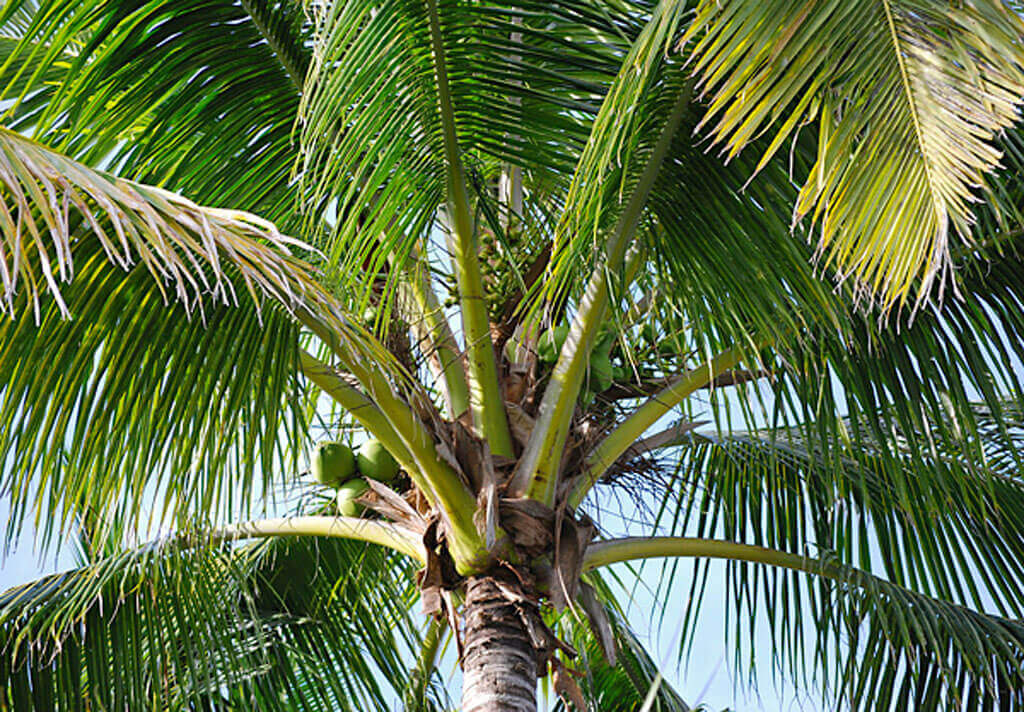
//> input picture imgs/2.1.png, 1024 x 712 px
$ ./dif2   (built with g++ and OpenCV 4)
//> lines starting //> are read from the running program, lines starting //| are printed output that depends on the picture
#include <opencv2/opencv.hpp>
#include <iostream>

int main() {
    // Carrega a primeira imagem (img1) a partir do arquivo especificado
    cv::Mat img1 = cv::imread("../imgs/2.1.png");
//> img1 is the input picture: 712 rows x 1024 cols, CV_8UC3; mean B, G, R 70.8, 113.9, 96.3

    // Carrega a segunda imagem (img2) a partir do arquivo especificado
    cv::Mat img2 = cv::imread("../imgs/2.3.png");
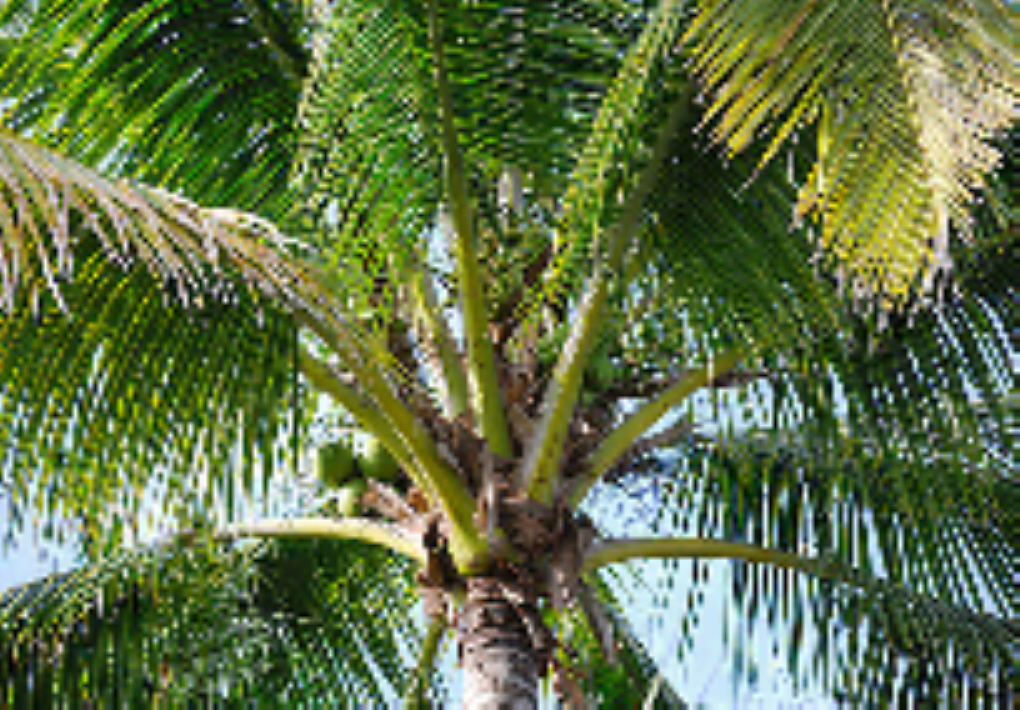
//> input picture imgs/2.3.png, 1020 x 710 px
//> img2 is the input picture: 710 rows x 1020 cols, CV_8UC3; mean B, G, R 70.6, 113.9, 96.4

    // Verifica se as imagens foram carregadas corretamente
    if (img1.empty() || img2.empty()) {
        std::cerr << "Erro ao carregar as imagens!" << std::endl;  // Se alguma imagem não for carregada, exibe erro
        return -1;
    }

    // Exibe informações sobre as imagens: tamanho (dimensões) e tipo (formato de pixel)
    std::cout << "Imagem 1 - Tamanho: " << img1.size() << ", Tipo: " << img1.type() << std::endl;
//| Imagem 1 - Tamanho: [1024 x 712], Tipo: 16
    std::cout << "Imagem 2 - Tamanho: " << img2.size() << ", Tipo: " << img2.type() << std::endl;
//| Imagem 2 - Tamanho: [1020 x 710], Tipo: 16

    // Verifica se as duas imagens têm o mesmo tamanho
    if (img1.size() != img2.size()) {
        // Caso os tamanhos sejam diferentes, redimensiona a imagem 2 para o tamanho da imagem 1
        std::cout << "Redimensionando a imagem 2 para o tamanho da imagem 1..." << std::endl;
        cv::resize(img2, img2, img1.size());  // Redimensiona img2 para o tamanho de img1
//> img2: 712 rows x 1024 cols, CV_8UC3
    }

    // Verifica se as duas imagens têm o mesmo número de canais (por exemplo, 3 canais para colorido, 1 canal para escala de cinza)
    if (img1.channels() != img2.channels()) {
        // Caso o número de canais seja diferente, converte ambas as imagens para o mesmo número de canais (escala de cinza)
        std::cout << "Convertendo para o mesmo número de canais..." << std::endl;
        if (img1.channels() == 3) {
            // Se img1 é colorida (3 canais), converte img2 para escala de cinza
            cv::cvtColor(img2, img2, cv::COLOR_BGR2GRAY);
        } else {
            // Se img1 é em escala de cinza, converte img1 para escala de cinza
            cv::cvtColor(img1, img1, cv::COLOR_BGR2GRAY);
        }
    }

    // Subtrai as duas imagens pixel a pixel e armazena o resultado em 'diff'
    cv::Mat diff;
    cv::absdiff(img1, img2, diff);  // absdiff calcula a diferença absoluta entre img1 e img2
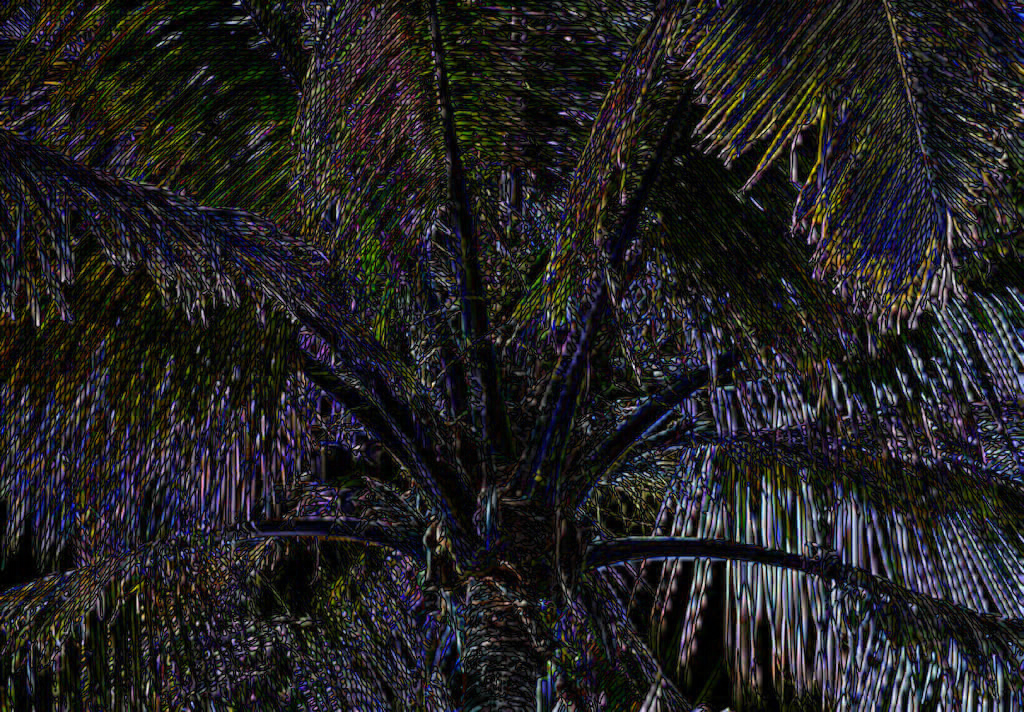
//> diff: 712 rows x 1024 cols, CV_8UC3; mean B, G, R 35.1, 33.8, 34.8

    // Salva a imagem resultante da diferença em um arquivo
    bool sucesso = cv::imwrite("../imgs/dif3.2.png", diff);
    if (!sucesso) {
        // Se não foi possível salvar a imagem, exibe um erro
        std::cerr << "Erro ao salvar a imagem de diferença!" << std::endl;
        return -1;
    }

    // Exibe a imagem de diferença em uma janela
    cv::imshow("Imagem de Diferenca", diff);
    cv::waitKey(0);  // Aguarda o usuário pressionar qualquer tecla para fechar a janela

    return 0;  // Finaliza o programa
}
